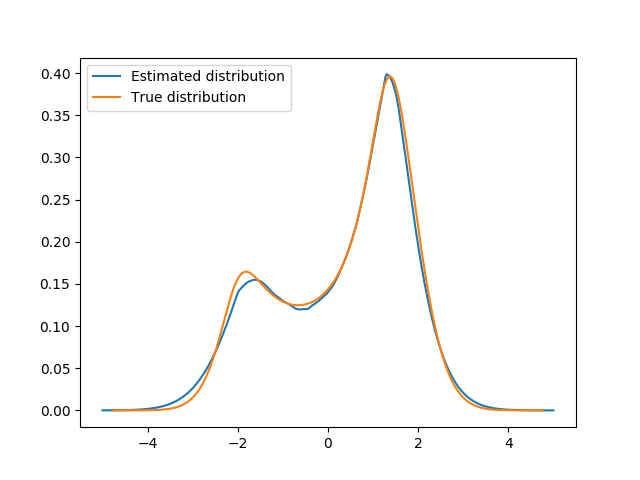

Python code for this plot:
import torch
import numpy as np
import pdb
from samplers import distribution3,distribution4
import matplotlib.pyplot as plt


device = torch.device('cpu')
js_model = torch.nn.Sequential(
          torch.nn.Linear(1, 64),
          torch.nn.ReLU(),
          torch.nn.Linear(64, 32),
          torch.nn.ReLU(),
          torch.nn.Linear(32, 1),
          torch.nn.Sigmoid(),
).to(device)
batch_size=512
learning_rate = 1e-4
criterion = torch.nn.BCELoss()
optimizer_js = torch.optim.Adam(js_model.parameters(), lr=learning_rate) 




real_dist = iter(distribution4(batch_size))
fake_dist = iter(distribution3(batch_size))

real_label= torch.full((batch_size,), 1, device=device)
fake_label= torch.full((batch_size,), 0, device=device)

for epoch in range(3000):
        js_model.zero_grad()

        # pdb.set_trace()
        # Train on real
        real_input = torch.from_numpy(next(real_dist).astype(np.float32))
        output_real = js_model(real_input)
        errD_real = criterion(output_real, real_label)
        errD_real.backward()

        # Train on fake
        fake_input = torch.from_numpy(next(fake_dist).astype(np.float32))
        output_fake = js_model(fake_input)
        errD_fake = criterion(output_fake, fake_label)
        errD_fake.backward()

        print(errD_real + errD_fake)
        optimizer_js.step() 


xx = np.linspace(-5,5,1000)
N = lambda x: np.exp(-x**2/2.)/((2*np.pi)**0.5)
f = lambda x: torch.tanh(x*2+1) + x*0.75
d = lambda x: (1-torch.tanh(x*2+1)**2)*2+0.75
f0 = N(xx)

x_input = torch.from_numpy(xx.astype(np.float32).reshape(1000,1))
d_star = js_model(x_input).squeeze()
f1 = (torch.from_numpy(f0.astype(np.float32)) * d_star / (1-d_star)).detach().numpy()


plt.figure()
plt.plot(xx, f1,label="Estimated distribution")
# plt.plot(xx, N(xx))
plt.plot(f(torch.from_numpy(xx)).numpy(), d(torch.from_numpy(xx)).numpy()**(-1)*N(xx),label="True distribution")
# plt.show()
plt.legend()
plt.savefig("q4.png")

